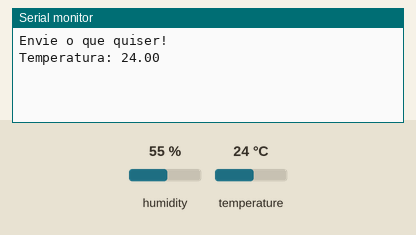
This sketch was run on a simulated Arduino Nano, built with avr-gcc and run on an emulated ATmega328P. Parts: the last lines printed to the serial monitor. The inputs (shaded band) are chosen by the test bench; at power-on: temperature 24 °C, humidity 55 %.

Above: at 1.2 s.
1.3 s: temperature set to 12 °C
At 2.6 s:
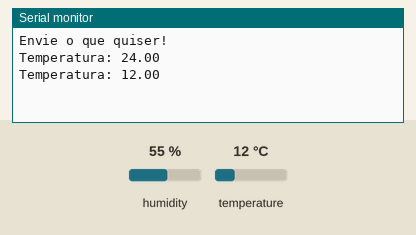
2.8 s: temperature set to 19 °C
At 4.6 s:
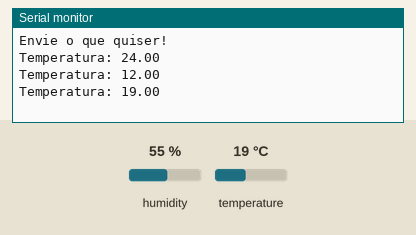
Timing chart, 0 to 6.1 s (numbered marks = the images above; inputs shaded):
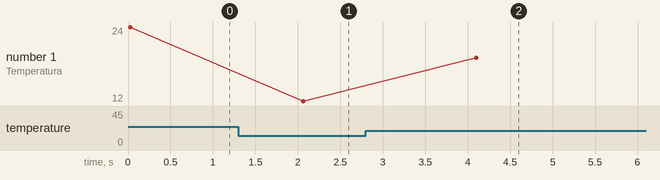

Measured:
- after the input at 1.3 s, the serial monitor: prints a new line after 0.76 s (image 1)
- after the input at 2.8 s, the serial monitor: prints a new line after 1.3 s (image 2)
- plotted number 1: 24 → 12 after the input at 1.3 s, 12 → 19 after the input at 2.8 s

The sketch:

Ard_Uno_Emissor.ino
```cpp
#include <SoftwareSerial.h>
#include <DHT.h>

// Pinos: RX (pino 2) para receber dados da Serial e TX (pino 7) para o Laser
SoftwareSerial mySerial(2, 7); // RX, TX (Laser)

// Definição do pino e tipo do sensor DHT11
#define DHTPIN 8     // O DHT11 está conectado ao pino 8
#define DHTTYPE DHT11 // Definindo o tipo do sensor como DHT11

DHT dht(DHTPIN, DHTTYPE);

void setup() {
  // Inicializa a comunicação serial
  Serial.begin(9600);
  while (!Serial) {
    ; // Espera para Arduinos com ATmega32u4 (USB Nativa)
  }

  // Inicializa o sensor DHT
  dht.begin();

  Serial.println("Envie o que quiser!"); // Mensagem inicial

  // Inicializa a comunicação com o módulo laser
  mySerial.begin(4800);
}

void loop() {
  // Lê a temperatura do sensor DHT11
  float temperature = dht.readTemperature();

  // Verifica se a leitura é válida
  if (isnan(temperature)) {
    Serial.println("Falha ao ler do sensor DHT11!");
    return;
  }

  // Envia a temperatura pela serial e via laser para o receptor
  Serial.print("Temperatura: ");
  Serial.println(temperature);

  // Envia o valor da temperatura para o Arduino Nano via laser
  mySerial.print(temperature);
  mySerial.println(); // Envia uma nova linha como delimitador

  // Verifica se há dados disponíveis na porta Serial
  while (Serial.available()) {
    char receivedChar = Serial.read(); // Lê o caractere da Serial
    mySerial.print(receivedChar); // Envia o caractere pelo laser
  }

  // Atraso para a próxima leitura
  delay(2000); // Faz leituras a cada 2 segundos
}
```
